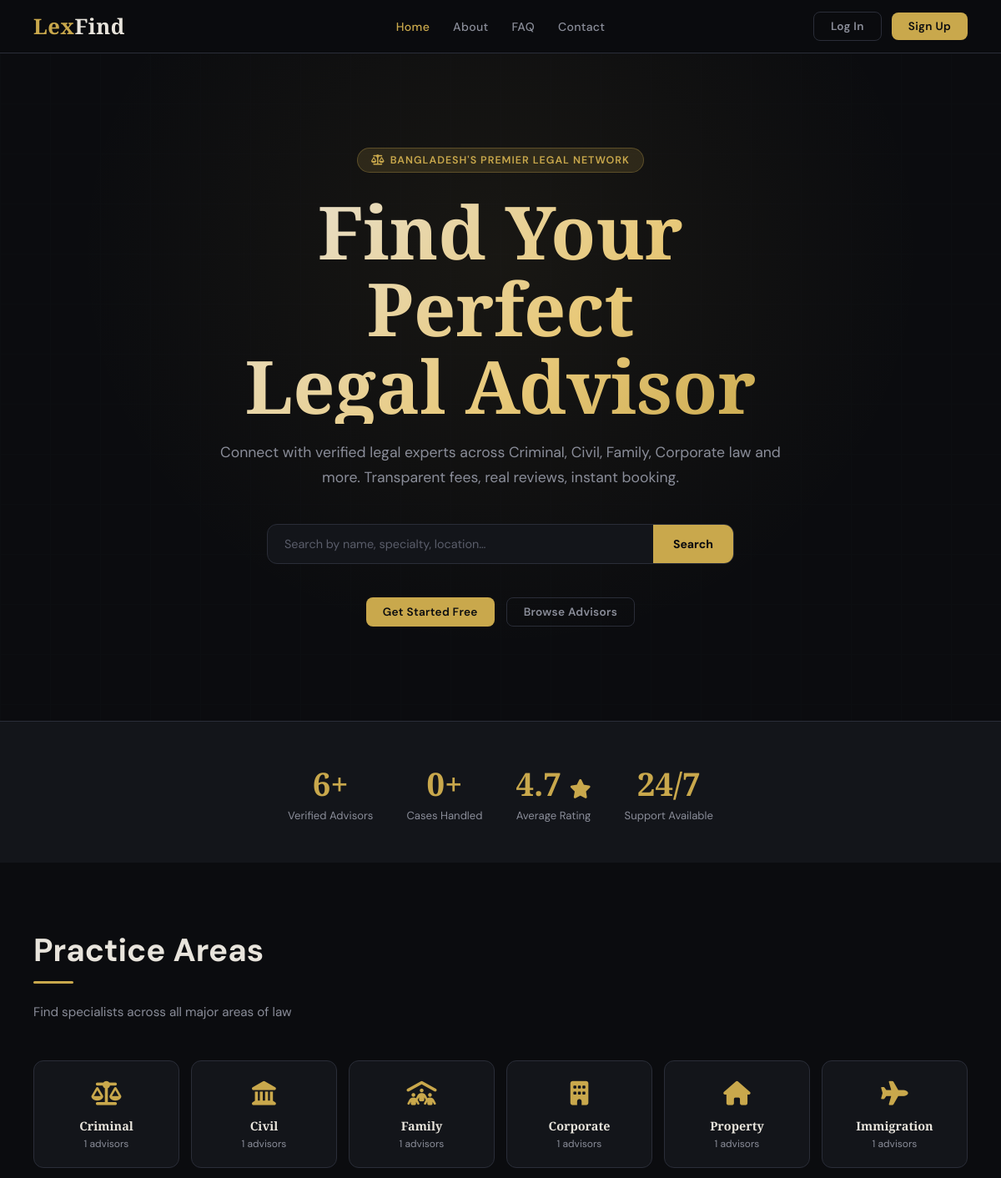
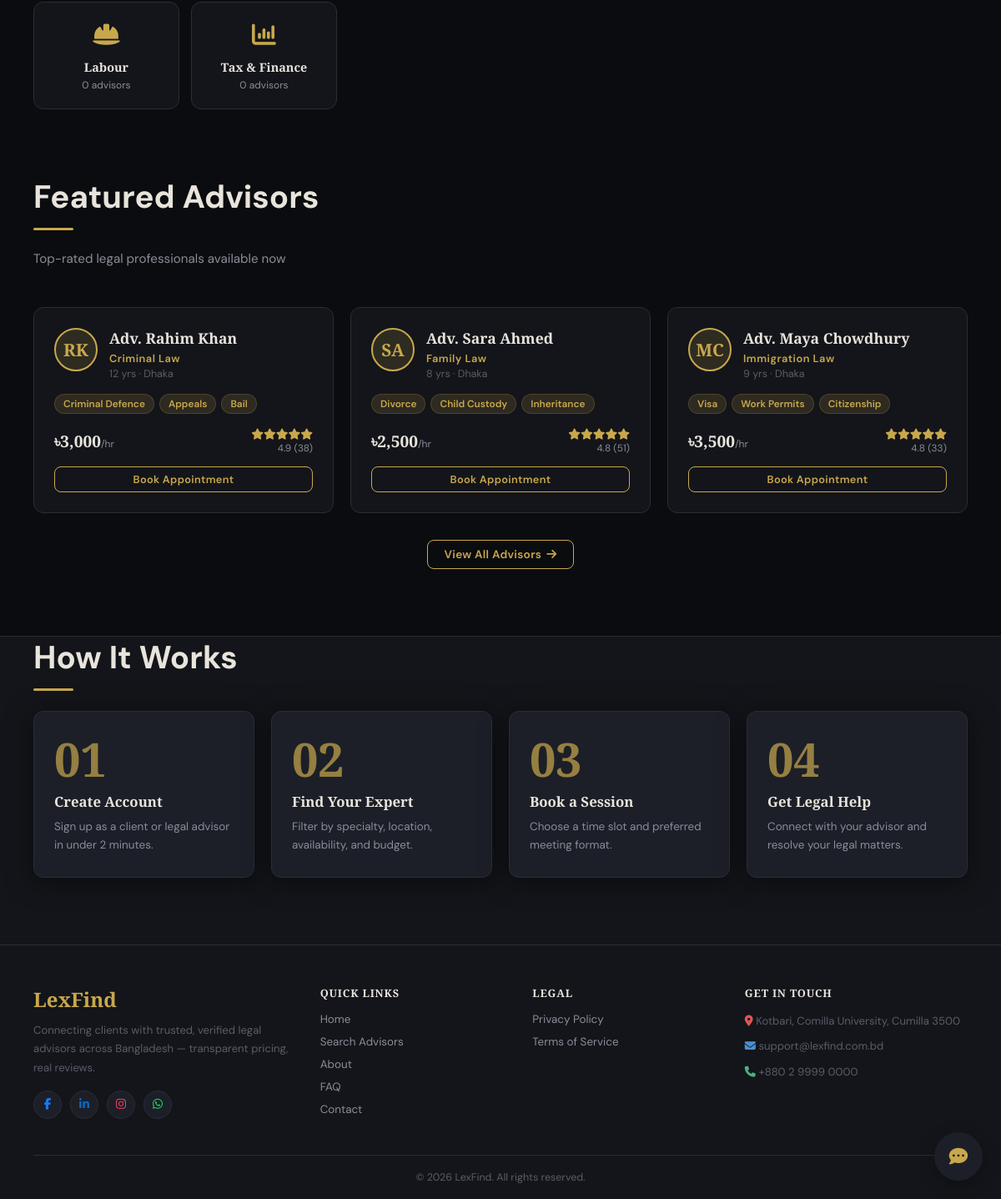
The page / on the database its author committed (2 pictures, top to bottom).
### tables this page shows
CREATE TABLE advisor_profiles (
  id                INT AUTO_INCREMENT PRIMARY KEY,
  user_id           INT NOT NULL UNIQUE,
  specialty         VARCHAR(100) NOT NULL,
  bar_license       VARCHAR(100) DEFAULT NULL,
  bar_id_card       VARCHAR(255) DEFAULT NULL,    
  years_exp         INT DEFAULT 0,
  fee               DECIMAL(10,2) DEFAULT 0,
  languages         VARCHAR(255) DEFAULT 'Bengali, English',
  bio               TEXT,
  tags              VARCHAR(255) DEFAULT NULL,    
  location          VARCHAR(150) DEFAULT 'Dhaka',
  session_duration  INT DEFAULT 60,        
  buffer_minutes    INT DEFAULT 15,
  approval_status   ENUM('pending','approved','rejected') NOT NULL DEFAULT 'pending',
  rating_avg        DECIMAL(3,2) DEFAULT 0,
  rating_count      INT DEFAULT 0,
  created_at        TIMESTAMP DEFAULT CURRENT_TIMESTAMP,
  FOREIGN KEY (user_id) REFERENCES users(id) ON DELETE CASCADE
);

CREATE TABLE users (
  id                    INT AUTO_INCREMENT PRIMARY KEY,
  first_name            VARCHAR(100) NOT NULL,
  last_name             VARCHAR(100) NOT NULL,
  email                 VARCHAR(150) NOT NULL UNIQUE,
  phone                 VARCHAR(30)  DEFAULT NULL,
  password_hash         VARCHAR(255) NOT NULL,
  role                  ENUM('client','advisor','admin') NOT NULL DEFAULT 'client',
  address               VARCHAR(255) DEFAULT NULL,
  status                ENUM('active','suspended') NOT NULL DEFAULT 'active',
  is_verified           TINYINT(1) NOT NULL DEFAULT 1,
  avatar                VARCHAR(255) DEFAULT NULL,
  verification_token    VARCHAR(64) DEFAULT NULL,
  verification_expires  DATETIME DEFAULT NULL,
  created_at            TIMESTAMP DEFAULT CURRENT_TIMESTAMP,
  UNIQUE KEY uniq_verification_token (verification_token)
);

### includes/advisor-card.php (the view, shortened to what this page needs)
<?php
$b = basePath();
$name = 'Adv. ' . $a['first_name'] . ' ' . $a['last_name'];
$tags = !empty($a['tags']) ? explode(',', $a['tags']) : [];
?>
<div class="advisor-card">
  <a href="<?= $b ?>advisor.php?id=<?= (int)$a['id'] ?>" style="text-decoration:none;color:inherit;display:block">
    <div class="card-top">
      <?= avatarImg($a['avatar'] ?? null, $a['first_name'], $a['last_name'], 'advisor-avatar') ?>
      <div class="card-info">
        <h3><?= h($name) ?></h3>
        <div class="specialty"><?= h($a['specialty']) ?> Law</div>
        <div style="font-size:0.78rem;color:var(--text-dim);margin-top:2px"><?= (int)$a['years_exp'] ?> yrs · <?= h($a['location']) ?></div>
      </div>
    </div>
    <div class="card-tags">
      <?php foreach (array_slice($tags, 0, 3) as $t): ?><span class="tag"><?= h($t) ?></span><?php endforeach; ?>
    </div>
    <div class="card-footer">
      <div class="fee"><?= money($a['fee']) ?><span>/hr</span></div>
      <div>
        <div class="stars"><?= renderStars((float)$a['rating_avg']) ?></div>
        <div style="font-size:0.74rem;color:var(--text-muted);text-align:right"><?= (float)$a['rating_avg'] ?> (<?= (int)$a['rating_count'] ?>)</div>
      </div>
    </div>
  </a>
  <?php if (empty($hideBookBtn)): ?>
  <a class="btn btn-outline btn-sm" style="width:100%;justify-content:center;margin-top:14px" href="<?= $b ?>advisor.php?id=<?= (int)$a['id'] ?>#book">Book Appointment</a>
  <?php endif; ?>
</div>

### index.php (shortened to what this page needs)
<?php
require_once __DIR__ . '/includes/auth.php';
$db = getDB();
$advisorCount = (int)$db->query(
    'SELECT COUNT(*) c FROM advisor_profiles ap JOIN users u ON u.id = ap.user_id
     WHERE ap.approval_status = "approved" AND u.status = "active"'
)->fetch()['c'];
$caseCount = (int)$db->query('SELECT COUNT(*) c FROM bookings WHERE status IN ("confirmed","completed")')->fetch()['c'];
$avgRatingRow = $db->query(
    'SELECT AVG(ap.rating_avg) a FROM advisor_profiles ap JOIN users u ON u.id = ap.user_id
     WHERE ap.approval_status = "approved" AND u.status = "active" AND ap.rating_count > 0'
)->fetch();
$avgRating = $avgRatingRow['a'] ? round((float)$avgRatingRow['a'], 1) : 0;
$areaCounts = [];
$stmt = $db->query(
    'SELECT ap.specialty, COUNT(*) c FROM advisor_profiles ap JOIN users u ON u.id = ap.user_id
     WHERE ap.approval_status = "approved" AND u.status = "active" GROUP BY ap.specialty'
);
foreach ($stmt->fetchAll() as $row) $areaCounts[$row['specialty']] = (int)$row['c'];
$stmt = $db->query(
    'SELECT ap.id, u.first_name, u.last_name, u.avatar, ap.specialty, ap.years_exp, ap.fee, ap.rating_avg, ap.rating_count, ap.tags, ap.location
     FROM advisor_profiles ap JOIN users u ON u.id = ap.user_id
     WHERE ap.approval_status = "approved" AND u.status = "active"
     ORDER BY ap.rating_avg DESC LIMIT 3'
);
$featured = $stmt->fetchAll();
$areas = [
    'Criminal' => 'fa-scale-balanced', 'Civil' => 'fa-landmark', 'Family' => 'fa-people-roof', 'Corporate' => 'fa-building',
    'Property' => 'fa-house', 'Immigration' => 'fa-plane', 'Labour' => 'fa-helmet-safety', 'Tax' => 'fa-chart-column',
];
include __DIR__ . '/includes/header.php';
?>
<div class="hero">
  <div class="hero-grid"></div>
  <div class="hero-content">
    <div class="hero-badge"><i class="fa-solid fa-scale-balanced"></i>Bangladesh's Premier Legal Network</div>
    <h1 class="fade-up">Find Your Perfect<br/>Legal Advisor</h1>
    <p class="fade-up-2">Connect with verified legal experts across Criminal, Civil, Family, Corporate law and more. Transparent fees, real reviews, instant booking.</p>
    <form class="hero-search fade-up-3" action="search.php" method="get">
      <input type="text" name="name" placeholder="Search by name, specialty, location…"/>
      <button type="submit">Search</button>
    </form>
    <div class="hero-cta fade-up-3">
      <a class="btn btn-gold" href="signup.php">Get Started Free</a>
      <a class="btn btn-ghost" href="search.php">Browse Advisors</a>
    </div>
  </div>
</div>
<div class="stats-row">
  <div class="stat"><div class="num"><?= $advisorCount ?>+</div><div class="lbl">Verified Advisors</div></div>
  <div class="stat"><div class="num"><?= $caseCount ?>+</div><div class="lbl">Cases Handled</div></div>
 <div class="stat"><div class="num"><?= $avgRating ?> <i class="fa-solid fa-star" style="font-size:0.6em"></i></div><div class="lbl">Average Rating</div></div>
  <div class="stat"><div class="num">24/7</div><div class="lbl">Support Available</div></div>
</div>
<div class="section">
  <div class="section-title">Practice Areas</div>
  <div class="divider"></div>
  <p class="section-sub">Find specialists across all major areas of law</p>
  <div class="area-grid">
    <?php foreach ($areas as $name => $icon): ?>
    <a href="search.php?specialty=<?= urlencode($name) ?>" class="area-card" style="text-decoration:none;color:inherit;display:block">
      <div class="area-icon"><i class="fa-solid <?= $icon ?>"></i></div>
      <h4><?= h($name) ?><?= $name === 'Tax' ? ' &amp; Finance' : '' ?></h4>
      <p><?= (int)($areaCounts[$name] ?? 0) ?> advisors</p>
    </a>
    <?php endforeach; ?>
  </div>
</div>
<div class="section" style="padding-top:0">
  <div class="section-title">Featured Advisors</div>
  <div class="divider"></div>
  <p class="section-sub">Top-rated legal professionals available now</p>
  <div class="grid-3">
    <?php foreach ($featured as $a): ?>
      <?php include __DIR__ . '/includes/advisor-card.php'; ?>
    <?php endforeach; ?>
  </div>
  <div style="text-align:center;margin-top:32px">
    <a class="btn btn-outline" href="search.php">View All Advisors <i class="fa-solid fa-arrow-right"></i></a>
  </div>
</div>
<div class="section" style="padding-top:0; background:var(--surface);max-width:100%;padding-left:40px;padding-right:40px;border-top:1px solid var(--border)">
  <div style="max-width:1200px;margin:0 auto">
    <div class="section-title">How It Works</div>
    <div class="divider"></div>
    <div class="steps">
      <div class="step"><div class="step-num">01</div><h3>Create Account</h3><p>Sign up as a client or legal advisor in under 2 minutes.</p></div>
      <div class="step"><div class="step-num">02</div><h3>Find Your Expert</h3><p>Filter by specialty, location, availability, and budget.</p></div>
      <div class="step"><div class="step-num">03</div><h3>Book a Session</h3><p>Choose a time slot and preferred meeting format.</p></div>
      <div class="step"><div class="step-num">04</div><h3>Get Legal Help</h3><p>Connect with your advisor and resolve your legal matters.</p></div>
    </div>
  </div>
</div>
<?php include __DIR__ . '/includes/footer.php'; ?>

### includes/auth.php (shortened to what this page needs)
<?php
function h($s) {
    return htmlspecialchars((string)$s, ENT_QUOTES, 'UTF-8');
}
function money($n) {
    $n = (float)$n;
    return '৳' . number_format($n, 0);
}
function basePath(): string {
    $script = $_SERVER['SCRIPT_NAME'] ?? '';
    return '';
}
function renderStars(float $rating): string {
    $rating = max(0, min(5, $rating));
    $rounded = round($rating * 2) / 2;
    $full = (int)floor($rounded);
    $half = ($rounded - $full) >= 0.5 ? 1 : 0;
    $empty = 5 - $full - $half;
    return str_repeat('<i class="fa-solid fa-star"></i>', $full)
        . str_repeat('<i class="fa-solid fa-star-half-stroke"></i>', $half)
        . str_repeat('<i class="fa-regular fa-star"></i>', $empty);
}
function initialsOf(string $first, string $last): string {
    return strtoupper(substr($first, 0, 1) . substr($last, 0, 1));
}
function avatarImg(?string $avatar, string $firstName, string $lastName, string $class): string {
    return '<div class="' . h($class) . '">' . h(initialsOf($firstName, $lastName)) . '</div>';
}

### rows shown on the page
advisor_profiles: user.last_name "RK", user.last_name "Adv. Rahim Khan", specialty "Criminal", years_exp "12", location "Dhaka", tags "Criminal Defence", tags "Appeals", tags "Bail", fee "৳3,000", rating_avg "4.9", rating_count "38", $a['id'] 1 (drawn)
advisor_profiles: user.last_name "SA", user.last_name "Adv. Sara Ahmed", specialty "Family", years_exp "8", location "Dhaka", tags "Divorce", tags "Child Custody", tags "Inheritance", fee "৳2,500", rating_avg "4.8", rating_count "51"
advisor_profiles: user.last_name "MC", user.last_name "Adv. Maya Chowdhury", specialty "Immigration", years_exp "9", location "Dhaka", tags "Visa", tags "Work Permits", tags "Citizenship", fee "৳3,500", rating_avg "4.8", rating_count "33"

### other values the page prints
$advisorCount "6"
$caseCount "0"
$avgRating "4.7"
$name "Criminal"
$areaCounts[$name] "1"
$name "Civil"
$name "Family"
$name "Corporate"
$name "Property"
$name "Immigration"
$name "Labour"
$areaCounts[$name] "0"
$name "Tax"
